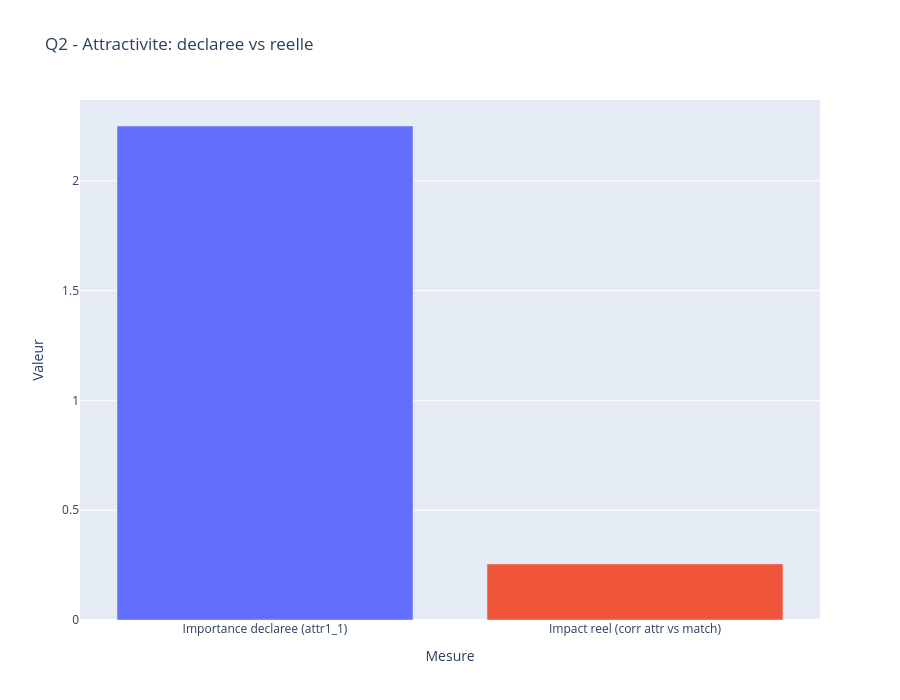

The notebook cell this image was saved under:
### Code cell
# Q2) Attractivite declaree vs impact reel sur le match
q2_df = pd.DataFrame({
    "Mesure": ["Importance declaree (attr1_1)", "Impact reel (corr attr vs match)"],
    "Valeur": [
        float(df["attr1_1"].mean()) if "attr1_1" in df.columns else np.nan,
        float(df["attr"].corr(df["match"])) if {"attr", "match"}.issubset(df.columns) else np.nan,
    ]
})
fig_q2 = px.bar(q2_df, x="Mesure", y="Valeur", color="Mesure", title="Q2 - Attractivite: declaree vs reelle")
fig_q2.update_layout(showlegend=False, height=700)
fig_q2.show()
export_figure(fig_q2, "story_q2_attr_declared_vs_real")

print("Interpretation Q2:")
print("- L'attractivite est souvent tres citee dans le declaratif.")
print("- Son impact reel est lu via la corrélation avec le match (niveau de prediction effectif).")

### Figure 1 — Plotly figure (JSON) as saved in the notebook; plotly's stock layout.template omitted (floating-point values rounded to 4 significant figures)
{"data": [{"hovertemplate": "Mesure=%{x}<br>Valeur=%{y}<extra></extra>", "legendgroup": "Importance declaree (attr1_1)", "marker": {"color": "#636efa", "pattern": {"shape": ""}}, "name": "Importance declaree (attr1_1)", "orientation": "v", "showlegend": true, "textposition": "auto", "type": "bar", "x": ["Importance declaree (attr1_1)"], "xaxis": "x", "y": [2.25], "yaxis": "y"}, {"hovertemplate": "Mesure=%{x}<br>Valeur=%{y}<extra></extra>", "legendgroup": "Impact reel (corr attr vs match)", "marker": {"color": "#EF553B", "pattern": {"shape": ""}}, "name": "Impact reel (corr attr vs match)", "orientation": "v", "showlegend": true, "textposition": "auto", "type": "bar", "x": ["Impact reel (corr attr vs match)"], "xaxis": "x", "y": [0.2556], "yaxis": "y"}], "layout": {"barmode": "relative", "height": 700, "legend": {"title": {"text": "Mesure"}, "tracegroupgap": 0}, "showlegend": false, "title": {"text": "Q2 - Attractivite: declaree vs reelle"}, "xaxis": {"anchor": "y", "categoryarray": ["Importance declaree (attr1_1)", "Impact reel (corr attr vs match)"], "categoryorder": "array", "domain": [0, 1], "title": {"text": "Mesure"}}, "yaxis": {"anchor": "x", "domain": [0, 1], "title": {"text": "Valeur"}}}}
